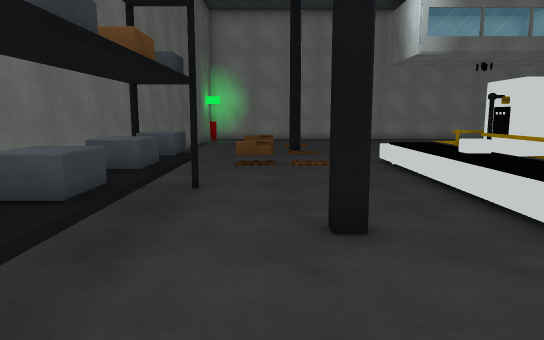
[1] (above)

24 first-person views from a walk through a 3-D level made in the Unity game engine. The camera is 1.5 m above the floor, tilts 8° down and sees 70° across. The floor is counted in squares, 1 m on a side. Each view is taken from the middle of a square. On the plan, view 1 faces up. The plan holds only what a view shows up to about 17 squares ahead; the rest is blank. The place goes on beyond the plan. The player is left out.

[2]
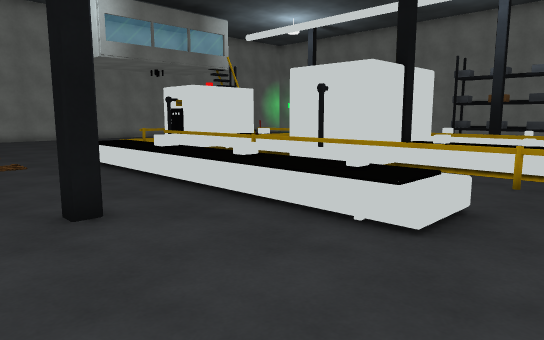

[3]
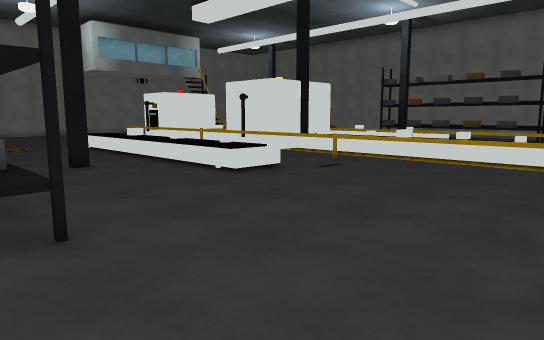

[4]
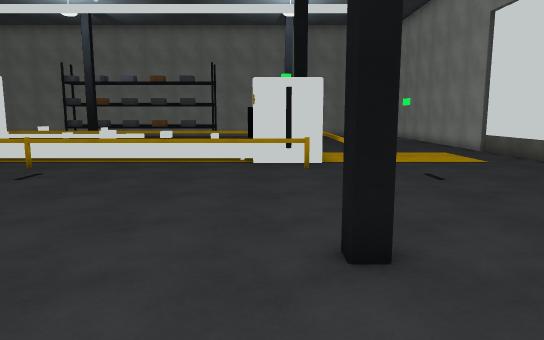

[5]
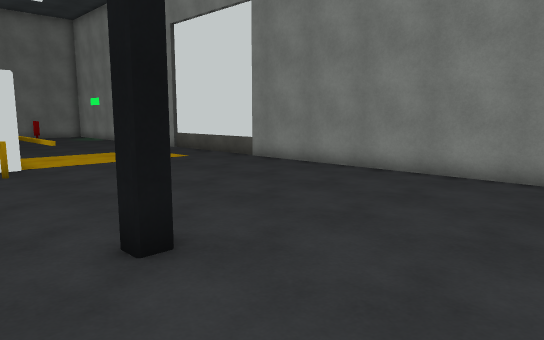

[6]
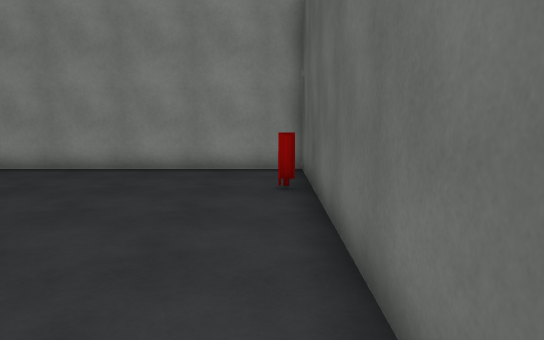

[7]
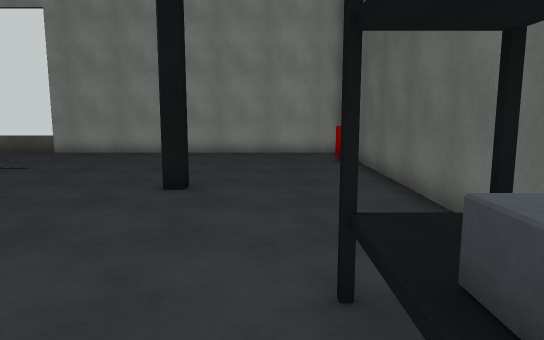

[8]
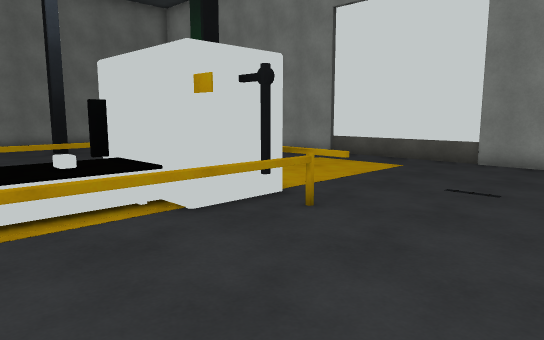

[9]
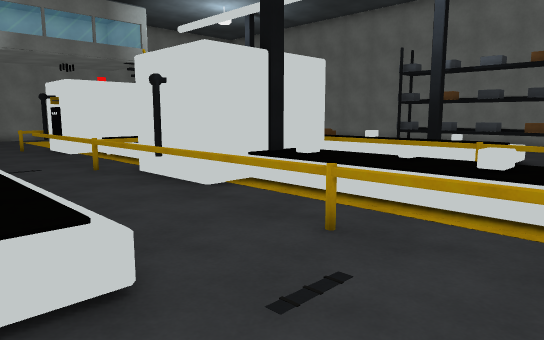

[10]
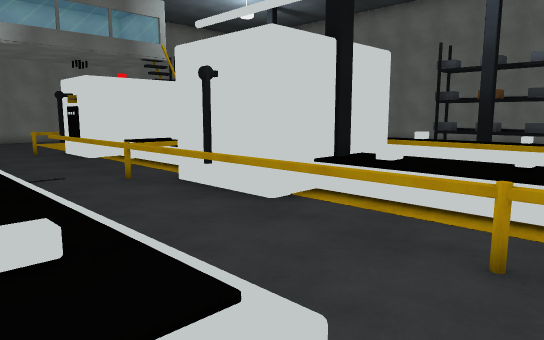

[11]
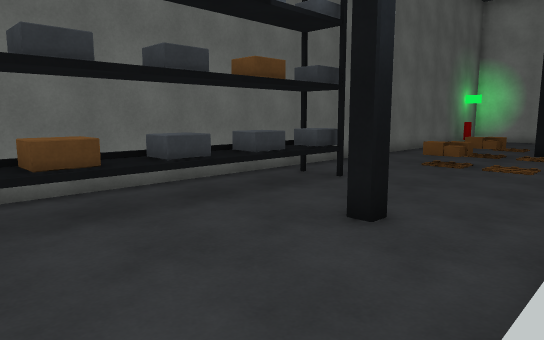

[12]
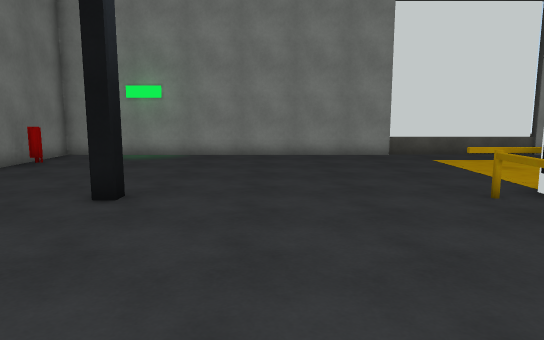

[13]
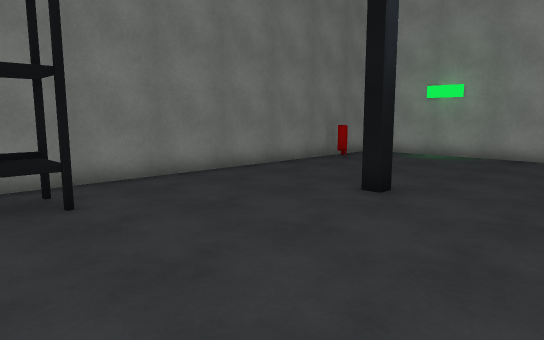

[14]
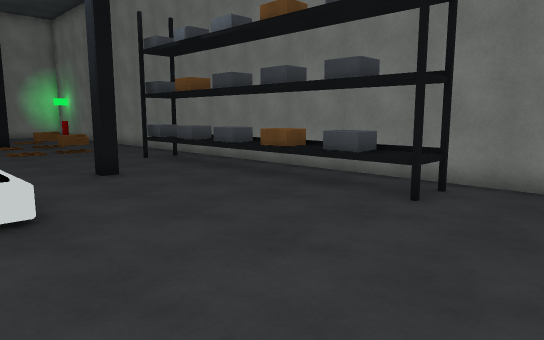

[15]
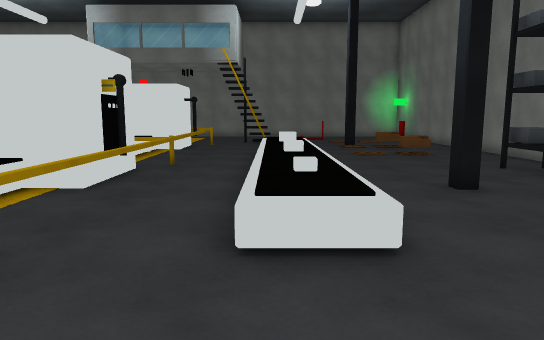

[16]
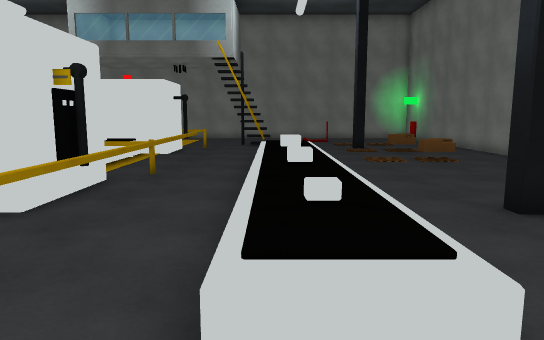

[17]
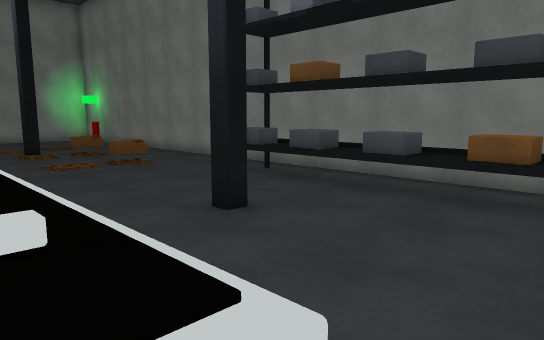

[18]
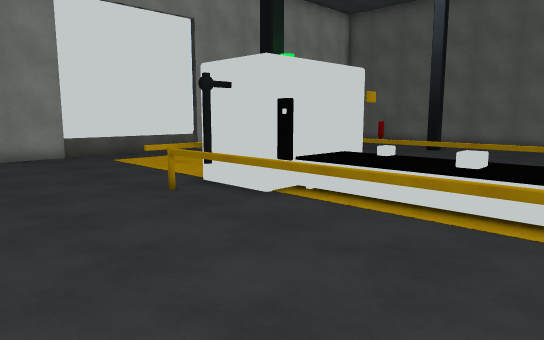

[19]
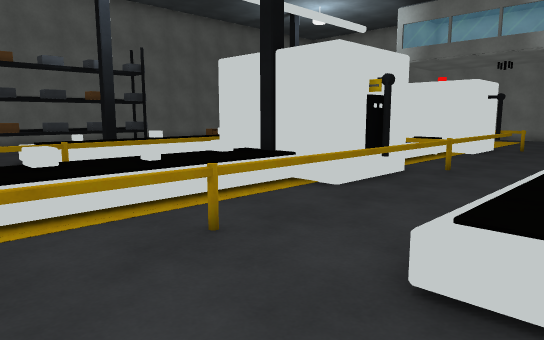

[20]
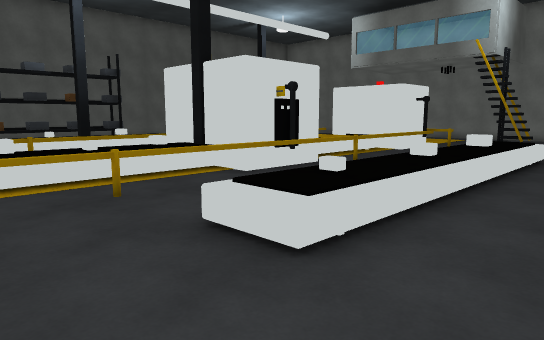

[21]
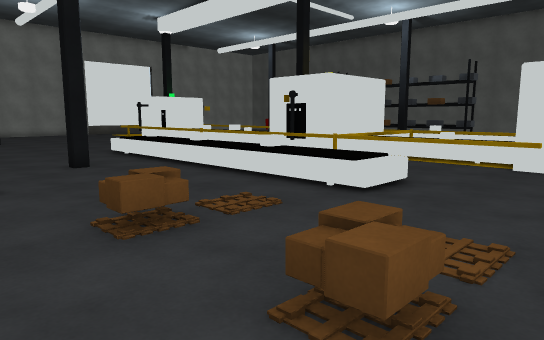

[22]
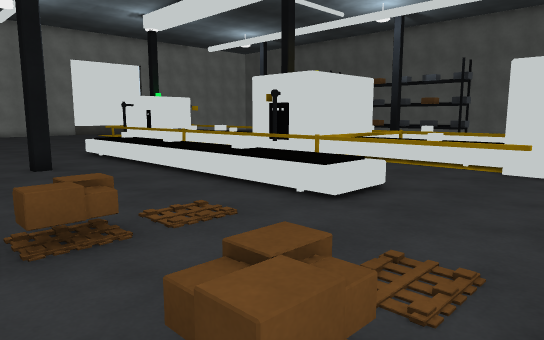

[23]
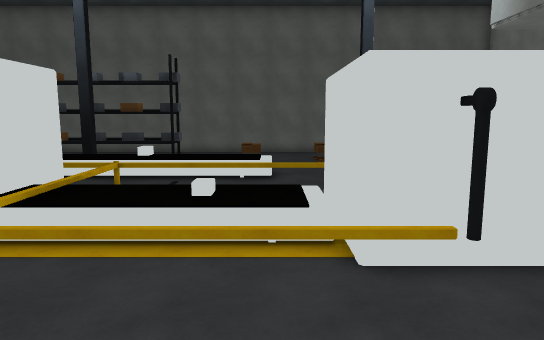

[24]
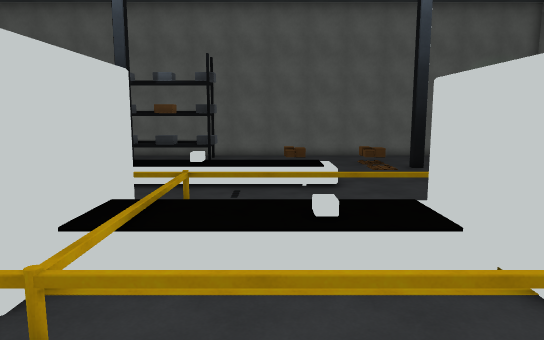

### Floor plan
Key: @ floor where view 1 was taken; # wall or solid block; . main floor; : floor 0.5 m higher than the main floor; + floor 0.75 m higher than the main floor; / step, stairs or slope; = window, fence, low wall or low ledge; ^ raised ledge; O other object.
Columns run from 4 left of view 1 to 26 right of it. Each row starts with its distance up from view 1.
 17 #....O...  .O#   #O     .O....
 16 #.. O..... ..#   #........^O  #
 15 #..^=.......=#   #=.......^=..#
 14 #...........=#####=...........#
 13 #.......//..=.:+:.=..//.......#
 12 #..OO...++..=.:O=.=..++...OO..#
 11 #.......++..=.:+:.=..++.......#
 10 #.......++..=.:+:.=..++.......#
  9 #.......//..O+++++O..++.......#
  8 ##=.....++..=#####=..++.....=##
  7 ##^.....++..=#   #=..++.....^##
  6  #=.....++..=#   #=..++.....=#
  5  #^..O..++..=##O##=..++..O..^#
  4  #=.....++..=.^O^.=..++.....=#
  3  #^.....++..=.^^^.=..++.....^#
  2  #=.....++..=.^O^.=..++.....=#
  1  #^.....==..O.^O^.O..==.....^#
  0   =.@.......=.^O^.=.........=#
 -1   ^.........=.^ ^.=.........^##
 -2  #^.........=.^O^.=.........^##
 -3 #...........=.^ ^.=...........#
 -4 #...........=.^O^.=...........#
 -5 #...........=#^^^#=...........#
 -6 #...........=#   #=...........#
 -7 #....O......O#   #O......O....#
 -8 #...........=#####=...........#
 -9 #.............................#
-10 #.............................#
-11 #.............................#
-12 #O...........................O#
-13 #.............................#
-14 #.............................#
-15 ###############################

Positions as (right, up) in squares from view 1, and headings:
1: (0, 0), facing up
2: (-1, -1), facing up-right
3: (-3, -7), facing up-right
4: (-3, -6), facing right
5: (-3, -5), facing down-right
6: (-3, -4), facing down
7: (-1, 1), facing down
8: (4, -2), facing down-right
9: (4, -2), facing up-right
10: (4, 0), facing up-right
11: (4, 0), facing up-left
12: (18, 0), facing down
13: (17, 0), facing down-right
14: (17, -5), facing up-right
15: (17, -3), facing up
16: (17, -1), facing up
17: (17, 0), facing up-right
18: (18, 0), facing down-left
19: (18, -2), facing up-left
20: (21, -2), facing up-left
21: (25, 17), facing down-left
22: (24, 17), facing down-left
23: (18, 13), facing left
24: (17, 11), facing left
